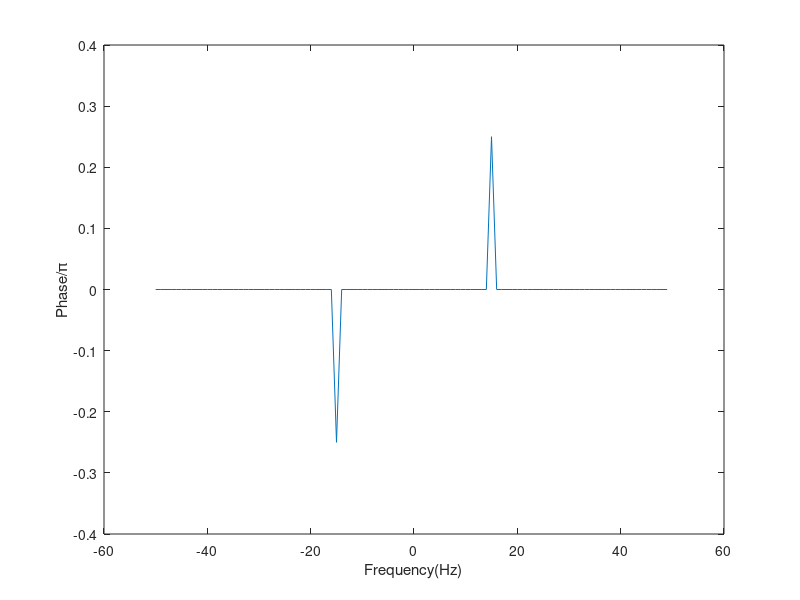

Write the MATLAB code that produced this figure.
t_start = 0;
t_end = 1;
fs = 100;
ts = 1/fs;
N = fs * 1;

t = t_start : ts : t_end - ts;
x2 = cos((30*pi*t) + pi/4);

y = fftshift(fft(x2));
f = (-fs/2) : (fs/N) : (fs/2) - (fs/N);

tol = 1e-6;
y(abs(y) < tol) = 0;

theta = angle(y);

plot(f, theta/pi)
xlabel('Frequency(Hz)')
ylabel('Phase/\pi')